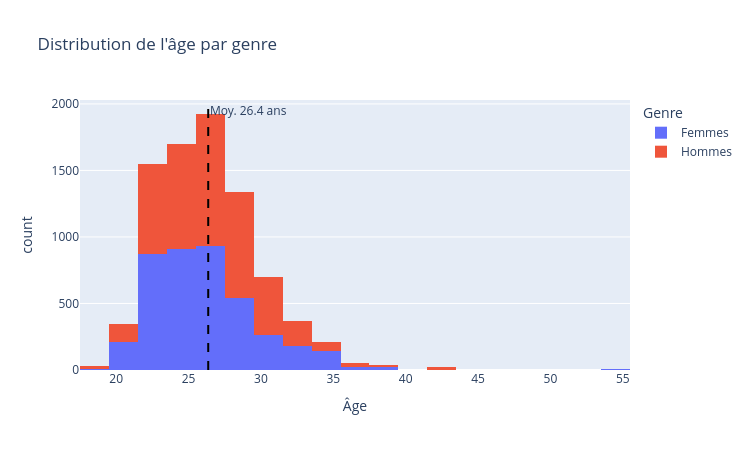

Source (notebook cell):
### Markdown cell above
### Âge

### Code cell
fig = px.histogram(df, x='age', color='gender',
                   title="Distribution de l'âge par genre",
                   labels={'age': 'Âge', 'gender': 'Genre'},
                   nbins=20, width=750, height=450)
fig.add_vline(x=df['age'].mean(), line_dash='dash', line_color='black',
              annotation_text=f"Moy. {df['age'].mean():.1f} ans",
              annotation_position='top right')
fig.show()

### Figure 1 — Plotly figure (JSON) as saved in the notebook; plotly's stock layout.template omitted (floating-point values rounded to 4 significant figures; data arrays with more than 128 entries replaced by an {"elided": "..."} marker saying what was removed)
{"data": [{"bingroup": "x", "hovertemplate": "Genre=Femmes<br>Âge=%{x}<br>count=%{y}<extra></extra>", "legendgroup": "Femmes", "marker": {"color": "#636efa", "pattern": {"shape": ""}}, "name": "Femmes", "nbinsx": 20, "orientation": "v", "showlegend": true, "type": "histogram", "x": {"elided": "4184 float values"}, "xaxis": "x", "yaxis": "y"}, {"bingroup": "x", "hovertemplate": "Genre=Hommes<br>Âge=%{x}<br>count=%{y}<extra></extra>", "legendgroup": "Hommes", "marker": {"color": "#EF553B", "pattern": {"shape": ""}}, "name": "Hommes", "nbinsx": 20, "orientation": "v", "showlegend": true, "type": "histogram", "x": {"elided": "4194 float values"}, "xaxis": "x", "yaxis": "y"}], "layout": {"annotations": [{"showarrow": false, "text": "Moy. 26.4 ans", "x": 26.36, "xanchor": "left", "xref": "x", "y": 1, "yanchor": "top", "yref": "y domain"}], "barmode": "relative", "height": 450, "legend": {"title": {"text": "Genre"}, "tracegroupgap": 0}, "shapes": [{"line": {"color": "black", "dash": "dash"}, "type": "line", "x0": 26.36, "x1": 26.36, "xref": "x", "y0": 0, "y1": 1, "yref": "y domain"}], "title": {"text": "Distribution de l'âge par genre"}, "width": 750, "xaxis": {"anchor": "y", "domain": [0, 1], "title": {"text": "Âge"}}, "yaxis": {"anchor": "x", "domain": [0, 1], "title": {"text": "count"}}}}
